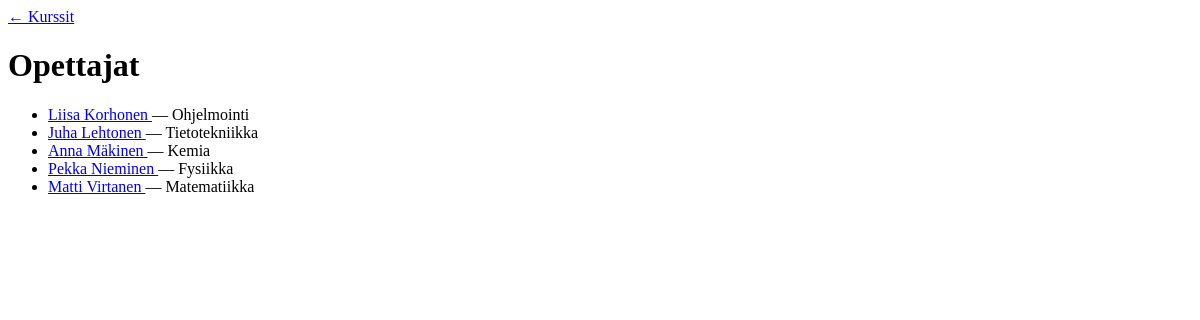
Before: /kurssienhallinta/opettajat.php with the older database file.
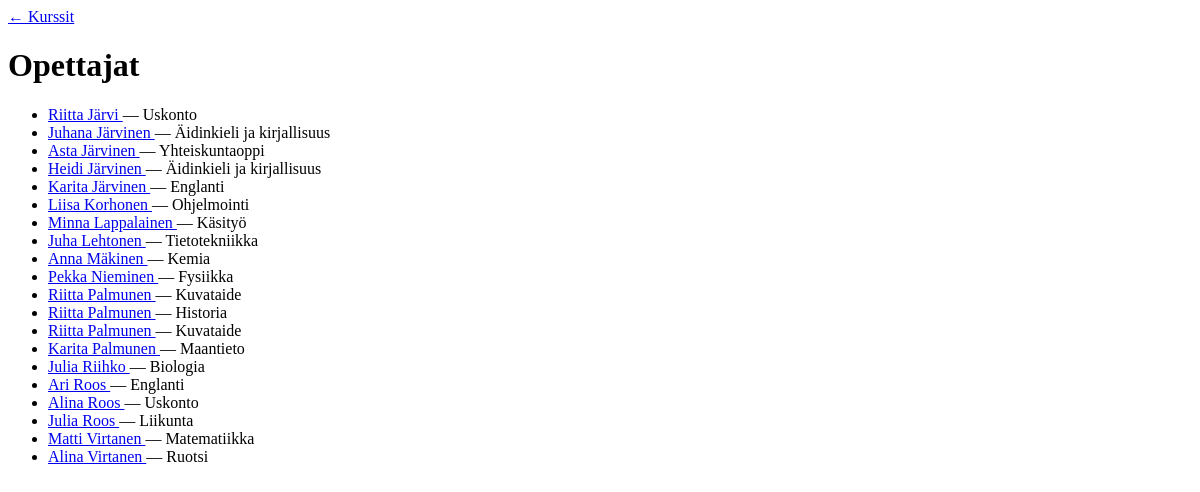
After: the same page with the newer database file.
### tables this page shows
CREATE TABLE `opettajat` (
  `opettaja_id` int(11) NOT NULL,
  `etunimi` varchar(50) NOT NULL,
  `sukunimi` varchar(50) NOT NULL,
  `aine` varchar(100) NOT NULL
);

### kurssienhallinta/opettajat.php (the view, shortened to what this page needs)
<?php
$pdo = getPDO();
$op = $pdo->query("SELECT opettaja_id, etunimi, sukunimi, aine FROM opettajat ORDER BY sukunimi")->fetchAll();
?>
<!doctype html><html lang="fi"><head><meta charset="utf-8"><title>Opettajat</title></head><body>
  <a href="index.php">← Kurssit</a><h1>Opettajat</h1>
  <ul>
<?php foreach($op as $o): ?>
      <li>
        <a href="opettaja.php?id=<?= (int)$o['opettaja_id'] ?>">
          <?= htmlspecialchars($o['etunimi'].' '.$o['sukunimi']) ?>
        </a>
        — <?= htmlspecialchars($o['aine']) ?>
      </li>
    <?php endforeach; ?>
  </ul>
</body>
</html>

Changed rows visible on the page:
added opettajat: etunimi+sukunimi "Riitta Järvi", aine "Uskonto"
added opettajat: etunimi+sukunimi "Juhana Järvinen", aine "Äidinkieli ja kirjallisuus"
added opettajat: etunimi+sukunimi "Asta Järvinen", aine "Yhteiskuntaoppi"
added opettajat: etunimi+sukunimi "Heidi Järvinen", aine "Äidinkieli ja kirjallisuus"
added opettajat: etunimi+sukunimi "Karita Järvinen", aine "Englanti"
added opettajat: etunimi+sukunimi "Minna Lappalainen", aine "Käsityö"
added opettajat: etunimi+sukunimi "Riitta Palmunen", aine "Kuvataide"
added opettajat: etunimi+sukunimi "Riitta Palmunen", aine "Historia"
added opettajat: etunimi+sukunimi "Riitta Palmunen", aine "Kuvataide"
added opettajat: etunimi+sukunimi "Karita Palmunen", aine "Maantieto"
added opettajat: etunimi+sukunimi "Julia Riihko", aine "Biologia"
added opettajat: etunimi+sukunimi "Ari Roos", aine "Englanti"
added opettajat: etunimi+sukunimi "Alina Roos", aine "Uskonto"
added opettajat: etunimi+sukunimi "Julia Roos", aine "Liikunta"
added opettajat: etunimi+sukunimi "Alina Virtanen", aine "Ruotsi"
